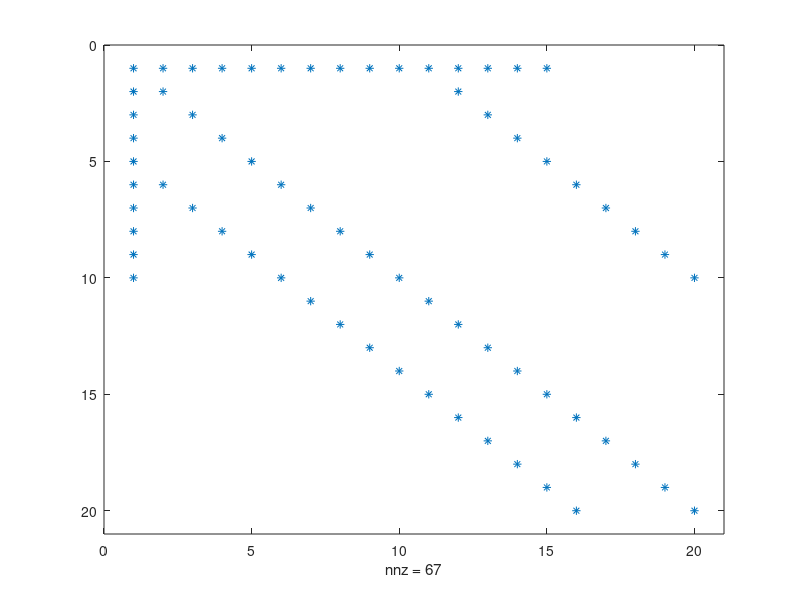

Here is the MATLAB script that generated this plot: (Note: this script raises an error after producing the figure.)
clc; clear all; close all;

n = 20;
b = ones(n,1);

%a(i , i ) = 2 per i = 1, ..., n
%a(i , i - 4) = 1 per i = 5, ..., n
%a(i , i + 10) = 1 per i = 1, ..., 10
%a(1, j ) = 1 per j = 1, ..., 15
%a(i , 1) = 1 per i = 1, ..., 10

A = spdiags( [ b 2*b b ], [ -4 0 10 ], n, n);

A(1, 1:15) = ones(15,1);
A(1:10, 1) = ones(10,1);

figure('name','A matrix');
spy(A);

[ Lmy Umy ] = factLU(A);
[ Llu Ulu ] = lu(A);

figure('name','LU from Matlab'); clf;
subplot(1,2,1); spy(Llu);
subplot(1,2,2); spy(Ulu);

figure('name','LU from myself'); clf;
subplot(1,2,1); spy(Lmy);
subplot(1,2,2); spy(Umy);
